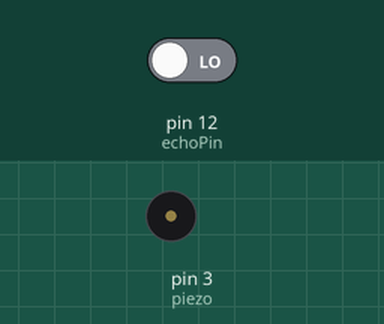
Recording of a sketch running on a simulated Arduino Uno, built with avr-gcc and run on an emulated ATmega328P. On the bench: buzzer (waves = sounding). The inputs (shaded band) are chosen by the test bench; at power-on: pin 12 (echoPin) LOW.

Above: at 0.5 s.
Timing chart, 0 to 3.5 s (numbered marks = the images above):
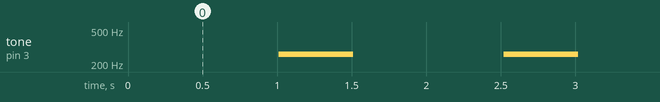

Measured:
- by itself, tone on pin 3 (piezo): alternates 261 Hz for 0.50 s and silent for 1.0 s

The sketch:

distance_piezo_basic.ino
```cpp
int piezo = 3;
int echoPin = 12;
int trigPin = 13;


void setup() {

Serial.begin(9600);
pinMode(trigPin, OUTPUT);
pinMode(echoPin, INPUT);
pinMode(piezo, OUTPUT);
}

void loop() {
  float duration, distance;
  digitalWrite(trigPin, HIGH);
  delay(10);
  digitalWrite(trigPin, LOW);

  duration=pulseIn(echoPin, HIGH);
  distance = ((float)(340 * duration) / 10000) / 2;

  if (distance < 10){
   tone(piezo,261,500);
  delay(500);
  }
}
```
